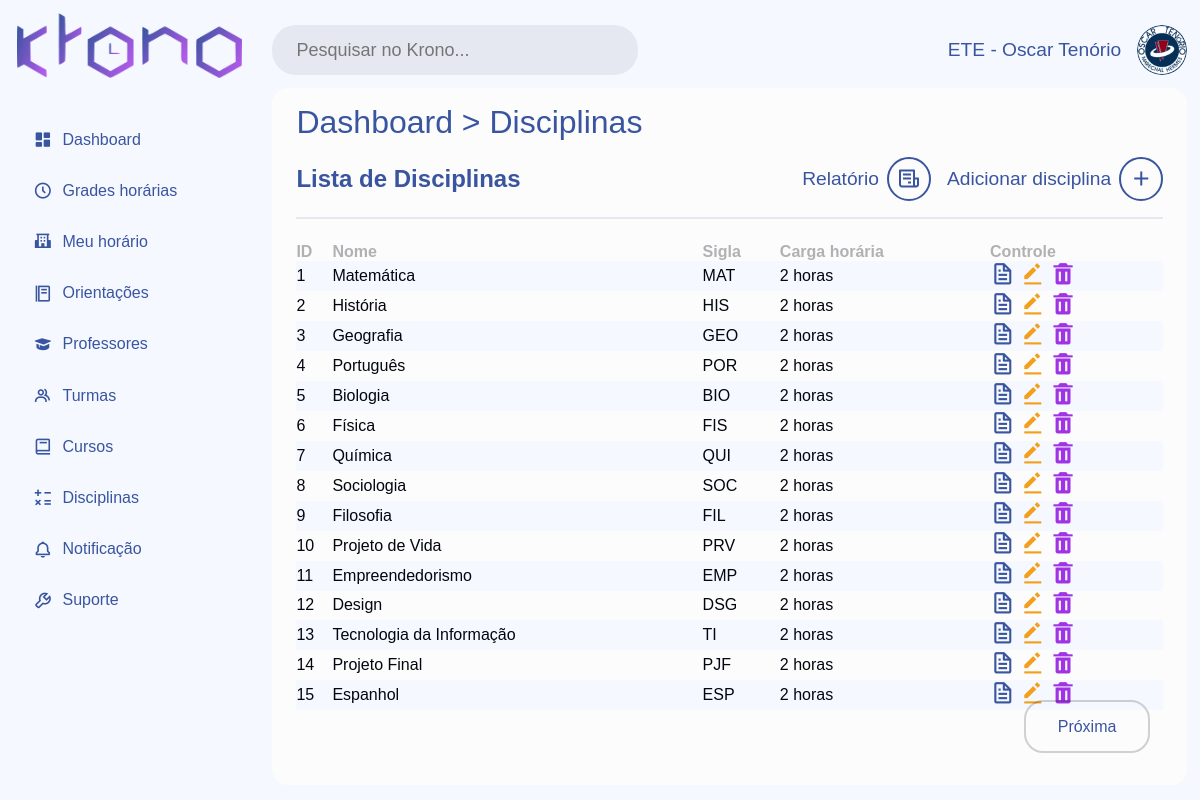
Page /index.php?page=disciplinas (signed in) on the committed database.
### tables this page shows
create table disciplina(
id_disciplina INT NOT NULL AUTO_INCREMENT PRIMARY KEY,
nome_disciplina VARCHAR(100) NOT NULL,
sigla_disciplina VARCHAR(5) NOT NULL,
carga_horaria INT NOT NULL,
id_escola INT NOT NULL,
FOREIGN KEY (id_escola) REFERENCES escola (id_escola)
);

### index.php (called while the page is built, shortened)
<?php
    require_once 'ASSETS/head.php';
    require_once 'ASSETS/channelPages.php';
    require_once 'ASSETS/footer.php';
?>

### PAGES/DISCIPLINA/listaDisc.php (the view, shortened to what this page needs)
<link rel="stylesheet" href="CSS/dashboard.css">
<link rel="stylesheet" href="CSS/sidebar.css">
<link rel="stylesheet" href="CSS/topbar.css">
<link rel="stylesheet" href="CSS/content.css">
<link rel="stylesheet" href="CSS/crud.css">
<link rel="stylesheet" href="CSS/mensagens.css">
<link rel="stylesheet" href="CSS/modal.css">
<?php
require_once 'PAGES/COMPONENTS/sidebar.php';
$nivel_usuario = $_SESSION['nivel_usuario'];
if ($nivel_usuario == 2) {
    $id_usuario = $_SESSION['id_usuario'];
    $sql = "SELECT id_escola FROM escola WHERE id_usuario = :id_usuario";
    $query = $conexao->prepare($sql);
    $query->bindValue(':id_usuario', $id_usuario, PDO::PARAM_INT);
    $query->execute();
    $escola = $query->fetch(PDO::FETCH_ASSOC);
    $id_escola = $escola['id_escola'];
}
$disciplinas_por_pagina = 15;
$pagina_atual = isset($_GET['pagina']) ? (int)$_GET['pagina'] : 1;
$pagina_atual = max(1, $pagina_atual);
$offset = ($pagina_atual - 1) * $disciplinas_por_pagina;
if ($nivel_usuario == 2) {
    $sql = "
        SELECT d.id_disciplina, d.nome_disciplina, d.sigla_disciplina, carga_horaria
        FROM disciplina d
        WHERE d.id_escola = :id_escola
        LIMIT :limite OFFSET :offset
    ";
    $query = $conexao->prepare($sql);
    $query->bindValue(':id_escola', $id_escola, PDO::PARAM_INT);
}
$query->bindValue(':limite', $disciplinas_por_pagina, PDO::PARAM_INT);
$query->bindValue(':offset', $offset, PDO::PARAM_INT);
$query->execute();
$disciplinas = $query->fetchAll(PDO::FETCH_ASSOC);
if ($nivel_usuario == 2) {
    $sql_total = "
        SELECT COUNT(*) as total
        FROM disciplina d
        WHERE d.id_escola = :id_escola
    ";
    $query_total = $conexao->prepare($sql_total);
    $query_total->bindValue(':id_escola', $id_escola, PDO::PARAM_INT);
} else {
    $sql_total = "SELECT COUNT(*) as total FROM disciplina";
    $query_total = $conexao->prepare($sql_total);
}
$query_total->execute();
$total_disciplinas = $query_total->fetch(PDO::FETCH_ASSOC)['total'];
$total_paginas = ceil($total_disciplinas / $disciplinas_por_pagina);
?>
<div class="content">
    <?php
    require_once 'PAGES/COMPONENTS/topbar.php';
    ?>
    <div class="container">
        <h1 class="title-page"><a href="?page=dashboard">Dashboard</a> > <a href="?page=disciplinas">Disciplinas</a></h1>
        <div class="head-crud">
            <h2>Lista de Disciplinas</h2>
            <div class="func-head">
                <?php if ($nivel_necessario == 3): ?>
                <a href="?page=relatorioDisciplina" target="_blank" class="add-user">
                <?php elseif ($nivel_necessario == 2): ?>
                <a href="?page=relatorioDisciplina&id_escola=<?php echo $id_escola; ?>" target="_blank" class="add-user">
                <?php endif; ?>
                    <span>Relatório</span>
                    <i class='bx bx-receipt'></i>
                </a>
                <div class="add-user" onclick="document.getElementById('modalCadastro').style.display='block'">
                    <span>Adicionar disciplina</span>
                    <i class='bx bx-plus'></i>
                </div>
            </div>
        </div>
        <?php if (empty($disciplinas)): ?>
            <p class="aviso">Nenhuma disciplinada foi adicionada.</p>
        <?php else: ?>
            <table class="crud">
                <tr class="campos">
                <td>ID</td>
                <td>Nome</td>
                <td>Sigla</td>
                <td>Carga horária</td>
                <td>Controle</td>
            </tr>
            <?php foreach ($disciplinas as $dados): ?>
                <tr>
                    <td><?= $dados['id_disciplina']; ?></td>
                    <td><?= $dados['nome_disciplina']; ?></td>
                    <td><?= $dados['sigla_disciplina']; ?></td>
                    <td><?= $dados['carga_horaria']; ?> horas</td>
                    <td class='controle'>
                        <span class="btn-crud view" data-action="view" data-tipo="disciplina" data-id="<?= $dados['id_disciplina'] ?>"><i class='bx bx-file'></i></span>
                        <span class="btn-crud edit" data-action="edit" data-tipo="disciplina" data-id="<?= $dados['id_disciplina'] ?>"><i class='bx bxs-edit-alt'></i></span>
                        <a class='btn-crud delete' href='PAGES/DISCIPLINA/excluirDisc.php?id_disciplina=<?= $dados['id_disciplina'] ?>'><i class='bx bxs-trash'></i></a>
                    </td>
                </tr>
                <?php endforeach; ?>
            </table>
            <div class="paginacao">
                <?php if ($pagina_atual < $total_paginas): ?>
                    <a href="?page=disciplinas&pagina=<?= $pagina_atual + 1 ?>" class="btn-paginacao">Próxima</a>
                    <?php endif; ?>
                </div>
            </div>
        </div>
        <?php endif; ?>

### CSS/style.css (style rules this page uses)
:root { --corPrincipal01: #3955A0; --corPrincipal02: #A033E3; --corPrincipal03: #FFD43C; --corPrincipal04: #F39F1B; --sucess: #4CAF50; --alert: #e49a23; --danger: #D32F2F; --notifier: #A033E3; --hover-corPrincipal01: #24376A; --hover-corPrincipal02: #C361FF; --hover-corPrincipal04: #C78216; --light-corPrincipal01: #3954a0b2; --light-corPrincipal02: #a033e3a1; --branco: #f5f8ff; --cinza: #e5e8f0; --cinza-escuro: #acb0b9; --preto: #03060f; --light-preto: #03060f2d; --fonteTitulo: 'Rubik', sans-serif; --fonteCorpo: 'Jost', sans-serif; }
* { padding: 0; border: 0; margin: 0; text-decoration: none; list-style: none; outline: none; box-sizing: border-box; }
html, body { width: 100%; }
body { background: var(--branco); }

### CSS/content.css (style rules this page uses)
.content { padding: 0.8rem; width: 85%; height: 100vh; }
.container { width: 100%; height: 90%; background: #fcfcfc; border-radius: 1rem; padding: 1rem 1.5rem; display: flex; flex-direction: column; gap: 1rem; }
.container .title-page { font-family: var(--fonteTitulo); font-weight: 500; color: var(--corPrincipal01); }
.container .title-page a { color: var(--corPrincipal01); border-radius: 1rem; transition: .2s ease-in-out; }
.func-head { display: flex; justify-content: space-between; align-items: center; gap: 1rem; }

### CSS/crud.css (style rules this page uses)
.crud { font-family: var(--fonteTitulo); color: var(--preto); width: 100%; border-collapse: collapse; flex-grow: 0.2; }
.head-crud { display: flex; justify-content: space-between; align-items: center; margin-bottom: -0.5rem; font-family: var(--fonteTitulo); color: var(--corPrincipal01); padding-bottom: 1rem; margin-bottom: 0.5rem; border-bottom: 2px solid var(--cinza); }
.head-crud .add-user { display: flex; justify-content: space-between; align-items: center; gap: 0.5rem; }
.head-crud .add-user span { font-size: 1.2rem; font-weight: 500; color: var(--corPrincipal01); }
.head-crud .add-user i { font-size: 1.5rem; padding: 0.5rem; border: 2px solid var(--corPrincipal01); border-radius: 50%; color: var(--corPrincipal01); }
.crud .campos { font-weight: 600; opacity: 30%; }
.btn-crud { text-align: center; font-size: 1.6rem; transition: color 0.2s ease-in-out; color: var(--branco); cursor: pointer; }
.controle .view { color: var(--corPrincipal01); }
.controle .edit { color: var(--corPrincipal04); }
.controle .delete { color: var(--corPrincipal02); }
.paginacao, .btn-next { position: fixed; bottom: 4rem; right: 3.1rem; font-family: var(--fonteTitulo); }
.btn-paginacao { padding: 1rem 2rem; border: 2px solid var(--light-preto); border-radius: 1.2rem; font-weight: 500; color: var(--corPrincipal01); transition: .2s ease-in-out; }
tbody tr:nth-child(odd) { background-color: var(--fff); }
tbody tr:nth-child(even) { background-color: var(--branco); }

### rows in the picture
disciplina: id_disciplina "1", nome_disciplina "Matemática", sigla_disciplina "MAT", carga_horaria "2"
disciplina: id_disciplina "2", nome_disciplina "História", sigla_disciplina "HIS", carga_horaria "2"
disciplina: id_disciplina "3", nome_disciplina "Geografia", sigla_disciplina "GEO", carga_horaria "2"
disciplina: id_disciplina "4", nome_disciplina "Português", sigla_disciplina "POR", carga_horaria "2"
disciplina: id_disciplina "5", nome_disciplina "Biologia", sigla_disciplina "BIO", carga_horaria "2"
disciplina: id_disciplina "6", nome_disciplina "Física", sigla_disciplina "FIS", carga_horaria "2"
disciplina: id_disciplina "7", nome_disciplina "Química", sigla_disciplina "QUI", carga_horaria "2"
disciplina: id_disciplina "8", nome_disciplina "Sociologia", sigla_disciplina "SOC", carga_horaria "2"
disciplina: id_disciplina "9", nome_disciplina "Filosofia", sigla_disciplina "FIL", carga_horaria "2"
disciplina: id_disciplina "10", nome_disciplina "Projeto de Vida", sigla_disciplina "PRV", carga_horaria "2"
disciplina: id_disciplina "11", nome_disciplina "Empreendedorismo", sigla_disciplina "EMP", carga_horaria "2"
disciplina: id_disciplina "12", nome_disciplina "Design", sigla_disciplina "DSG", carga_horaria "2"
disciplina: id_disciplina "13", nome_disciplina "Tecnologia da Informação", sigla_disciplina "TI", carga_horaria "2"
disciplina: id_disciplina "14", nome_disciplina "Projeto Final", sigla_disciplina "PJF", carga_horaria "2"
disciplina: id_disciplina "15", nome_disciplina "Espanhol", sigla_disciplina "ESP", carga_horaria "2"

### other values in the picture
$nome_usuario "ETE - Oscar Tenório"
